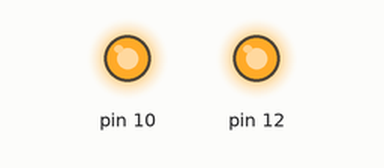
The sketch below on a simulated Arduino Uno, built with avr-gcc and run on an emulated ATmega328P. On the bench: output pins drawn as LEDs (lit = HIGH).

Above: at 0.5 s.
At 3.0 s:
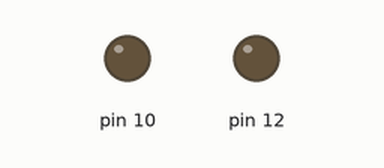
Timing chart, 0 to 6.5 s (numbered marks = the images above):
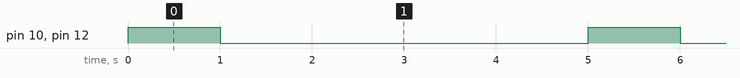

The sketch:

task_one_-dc_motor.ino
```cpp
void setup()
{
  pinMode(10, OUTPUT);
  pinMode(12, OUTPUT);
}

void loop()
{
  digitalWrite(10, HIGH);
  digitalWrite(12, HIGH);
  delay(1000); // Wait for 1000 millisecond(s)
  digitalWrite(10, LOW);
  digitalWrite(12, LOW);
  delay(4000); // Wait for 4000 millisecond(s)
}
```

Measured:
- by itself, pin 10, pin 12: alternates HIGH for 1.0 s and LOW for 4.0 s
